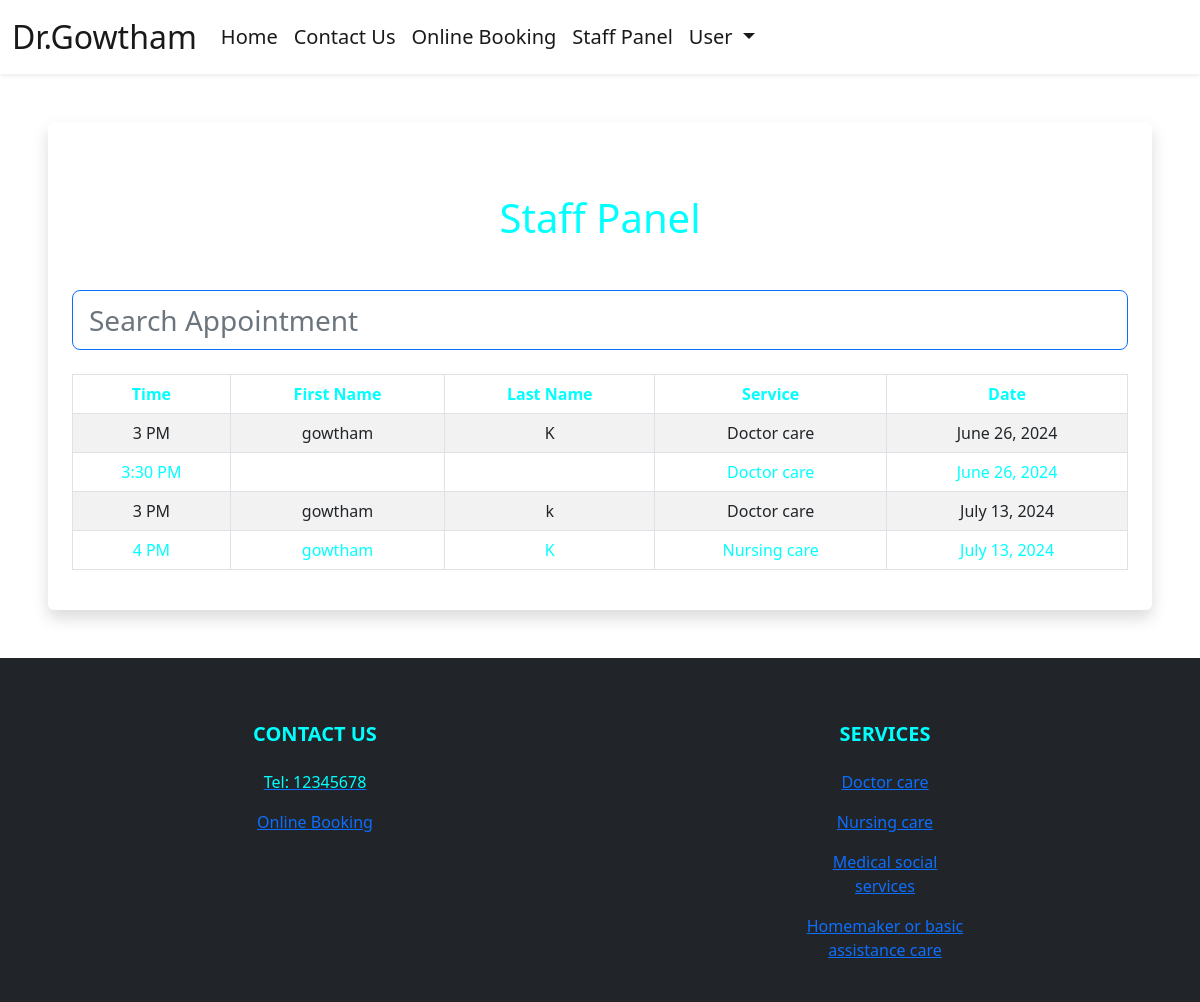
The app's page /staff-panel (signed in) with its own data.
### booking/models.py (models this page shows, shortened)
class Appointment(models.Model):
    user = models.ForeignKey(User, on_delete=models.CASCADE, null=True, blank=True)
    service = models.CharField(max_length=50, choices=SERVICE_CHOICES, default="Doctor care")
    day = models.DateField(default=datetime.now)
    time = models.CharField(max_length=10, choices=TIME_CHOICES, default="3 PM")
    time_ordered = models.DateTimeField(default=datetime.now, blank=True)

### booking/views.py (the view)
# urls.py: path('staff-panel', views.staffPanel, name='staffPanel'),
def staffPanel(request):
    today = datetime.today()
    minDate = today.strftime('%Y-%m-%d')
    deltatime = today + timedelta(days=21)
    strdeltatime = deltatime.strftime('%Y-%m-%d')
    maxDate = strdeltatime
    items = Appointment.objects.filter(day__range=[minDate, maxDate]).order_by('day', 'time')
    return render(request, 'staffPanel.html', {
        'items':items,
    })

### booking/templates/staffPanel.html (shortened to what this page needs)
{% extends 'layout.html' %}
{% load static %}
{% block body %}
{% if user.is_authenticated %}
<div class="shadow p-4 mb-5 bg-body bg-body rounded text-black  m-5 ">
    <h1 class="text-center mt-5 mb-5">Staff Panel</h1>
    <input class="form-control form-control-lg fs-3 border border-primary" id="myInput" type="text" placeholder="Search Appointment">
    <br>
    <div class="table-responsive">
      <table class="table table-bordered table-striped table-hover mx-auto">
          <thead>
            <tr>
              <th class="text-center" scope="col">Time</th>
              <th class="text-center" scope="col">First Name</th>
              <th class="text-center" scope="col">Last Name</th>
              <th class="text-center" scope="col">Service</th>
              <th class="text-center" scope="col">Date</th>
            </tr>
          </thead>
          <tbody id="myTable">
              {% for item in items %}
            <tr>
              <td class="text-center">{{item.time}}</td>
              <td class="text-center">{{item.user.first_name}}</td>
              <td class="text-center">{{item.user.last_name}}</td>
              <td class="text-center">{{item.service}}</td>
              <td class="text-center">{{item.day}}</td>
            </tr>
              {% endfor %}
          </tbody>
        </table>
      </div>
</div>
{% else %}
<div class="shadow p-4 mb-5 bg-body bg-body rounded text-black  m-5">
  <h1 class="p-2  me-3">First Sign in!</h1>
  <a href="{% url 'login' %}" class="btn btn-primary text-white">Sign in</a>
</div>
{% endif %}
{% endblock %}

### booking/templates/layout.html (shortened to what this page needs)
{% load static %}
<!doctype html>
<html lang="en">
  <head>
    <link href="https://cdn.jsdelivr.net/npm/bootstrap@5.2.1/dist/css/bootstrap.min.css" rel="stylesheet">
  </head>
  <body>
    <header>
        <nav class="navbar bg-white navbar-white navbar-expand-lg shadow-sm">
            <div class="container-fluid">
                <a class="navbar-brand  cHover cGreen fs-2" href="{% url 'index' %}">
                    Dr.Gowtham
                </a>
                <div class="collapse navbar-collapse" id="navbarSupportedContent">
                    <ul class="navbar-nav mb-2 mb-lg-0  fs-5">
                        <li class="nav-item">
                            <a class="nav-link active cHover" aria-current="page" href="{% url 'index' %}">Home</a>
                        </li>
                        <li class="nav-item">
                            <a class="nav-link active cHover" href="#contact">Contact Us</a>
                        </li>
                        <li class="nav-item">
                            <a class="nav-link active cHover" href="{% url 'booking' %}">Online Booking</a>
                        </li>
                        {% if user.is_authenticated %}
                        <li class="nav-item">
                            <a class="nav-link active cHover" href="{% url 'staffPanel' %}">Staff Panel</a>
                        </li>
                        <li class="nav-item dropdown me-3 fs-5">
                            <a class="nav-link active dropdown-toggle cHover" href="#" role="button" data-bs-toggle="dropdown" aria-expanded="false">
                              User
                            </a>
                        </li>
                        {% else %}
                        <li class="nav-item me-3">
                            <a class="nav-link active cHover" href="{% url 'register' %}">Sign in/Sign Up</a>
                        </li>
                        {% endif %}
                    </ul>
                </div>
            </div>
        </nav>
    </header>
    {% block body %}
    {% endblock %}
    <footer class="bg-dark text-white">
        <div class="container-fluid pt-3">
            <section class="">
                <div class="container text-center text-md-start mt-5">
                  <div class="row mt-3 text-center">
                    <div class="col-md-2 col-lg-2 col-xl-2 mx-auto mb-4">
                        <h5 class="text-uppercase fw-bold mb-4 textGradient" id="contact">
                            Contact Us
                        </h5>
                        <p>
                            <a href="tel: 12345678" class=""><span class="cBlue">Tel: 12345678</span></a>
                        </p>
                        <p>
                            <a class="uLine cHover" href="{% url 'booking' %}" >Online Booking</a>
                        </p>
                    </div>
                    <div class="col-md-3 col-lg-2 col-xl-2 mx-auto mb-4">
                        <h5 class="text-uppercase fw-bold mb-4 textGradient">
                            Services
                        </h5>
                        <p>
                            <a href="#!" class="uLine">Doctor care</a>
                        </p>
                        <p>
                            <a href="#!" class="uLine">Nursing care</a>
                        </p>
                        <p>
                            <a href="#!" class="uLine">Medical social services</a>
                        </p>
                        <p>
                            <a href="#!" class="uLine">Homemaker or basic assistance care</a>
                        </p>
                    </div>
                  </div>
                </div>
              </section>
        </div>
    </footer>
  </body>
</html>

### booking/templates/layout.html (style rules this page uses)
* { color: aqua; }

### records on screen
Appointment: time "3 PM", user.first_name "gowtham", user.last_name "K", service "Doctor care", day "June 26, 2024"
Appointment: time "3:30 PM", service "Doctor care", day "June 26, 2024"
Appointment: time "3 PM", user.first_name "gowtham", user.last_name "k", service "Doctor care", day "July 13, 2024"
Appointment: time "4 PM", user.first_name "gowtham", user.last_name "K", service "Nursing care", day "July 13, 2024"
